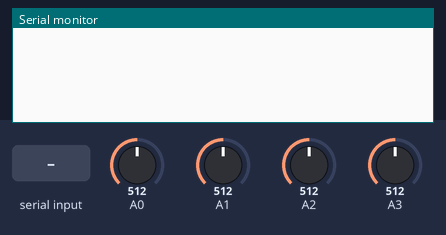
A sketch run on a simulated Arduino Leonardo, built with avr-gcc and run on an emulated ATmega32U4. Shown: the last lines printed to the serial monitor. The test bench sets the inputs (shaded band); at power-on: A0 = 512, A1 = 512, A2 = 512, A3 = 512. USB keyboard and mouse output is not drawn.

Above: at 1.2 s.
1.3 s: "90,45\n" received over Serial
At 2.5 s:
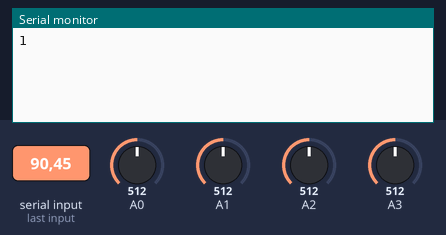
2.8 s: "30,150\n" received over Serial
At 4.1 s:
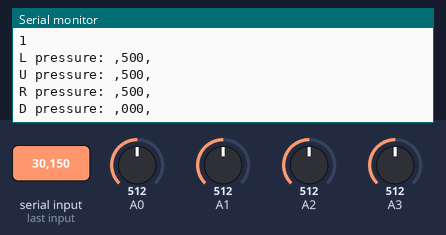

Measured:
- after the input at 1.3 s, the serial monitor: prints a new line at once (image 1)
- after the input at 2.8 s, the serial monitor: prints a new line at once (image 2)

The sketch:

original-improved_right.ino
```cpp
/*For more information see www.ladyada.net/learn/sensors/fsr.html */


#define BASE_PRESSURE  0

#define LEFT_PRESSURE  500
#define DOWN_PRESSURE  500
#define RIGHT_PRESSURE 500
#define UP_PRESSURE    500

#include <Keyboard.h>

int fsrAnalogPin = 0; // FSR is connected to analog 0
int LURD_pins[4] = {1, 0, 2, 3};
int LURD_Values[4] = {0, 0, 0, 0};
int LURD_State[4] = {0, 0, 0, 0};
int LURD_pressures[4] = {LEFT_PRESSURE, UP_PRESSURE, RIGHT_PRESSURE, DOWN_PRESSURE};
int oldValueWeight = 1;
float releaseMultiplier = 0.9f;

char LURD_Keys[5] = "hjlk";
const unsigned int MAX_INPUT = 50;
void setup(void) {
  Serial.begin(9600);

  Keyboard.begin();
}

// process data after null terminator is received
void process_data (char * data)
  {

  //do some string parsing
  data[4]=0;
  char index = data[0]-48;
  //pad side query (9) or set pressures (0-3)???
  if (index == 9) {
	  //I'm right!
	  Serial.println('1');
  } else {
	if (index < 5)
	{
	LURD_pressures[index] = atoi((const char *)&(data[1]));
	}
	Serial.print("L pressure: ,");
	if (LURD_pressures[0] < 100)
	{
	  Serial.print("0");
	}
	if (LURD_pressures[0] < 10)
	{
	  Serial.print("0");
	}
	Serial.print(LURD_pressures[0]);
	Serial.println(",");
	Serial.print("U pressure: ,");
	if (LURD_pressures[1] < 100)
	{
	  Serial.print("0");
	}
	if (LURD_pressures[1] < 10)
	{
	  Serial.print("0");
	}
	Serial.print(LURD_pressures[1]);
	Serial.println(",");
	Serial.print("R pressure: ,");
	if (LURD_pressures[2] < 100)
	{
	  Serial.print("0");
	}
	if (LURD_pressures[2] < 10)
	{
	  Serial.print("0");
	}
	Serial.print(LURD_pressures[2]);
	Serial.println(",");
	Serial.print("D pressure: ,");
	if (LURD_pressures[3] < 100)
	{
	  Serial.print("0");
	}
	if (LURD_pressures[3] < 10)
	{
	  Serial.print("0");
	}
	Serial.print(LURD_pressures[3]);
	Serial.println(",");
	Serial.println("");
  }
}

void processIncomingByte (const byte inByte)
{
  static char input_line [MAX_INPUT];
  static unsigned int input_pos = 0;

  switch (inByte)
  {

    case '\n':   // end of text
      input_line [input_pos] = 0;  //null terminator

      process_data (input_line);

      input_pos = 0;
      break;

    case '\r':   // discard carriage return
      break;

    default:
      if (input_pos < (MAX_INPUT - 1))
        input_line [input_pos++] = inByte;
      break;

  }
}


int counter = 0;
void loop(void) {

 counter = (counter+1)%10;
 if (counter == 0)
 {
   if (Serial.available() > 0)
   {
     processIncomingByte(Serial.read());
   }
 }

//Serial.println(analogRead(1));
 for (int i = 0; i < 4; i++)
 {
    LURD_Values[i] = (LURD_Values[i] * oldValueWeight + analogRead(LURD_pins[i])) / (oldValueWeight + 1);
    int borderValue = (LURD_pressures[i] + BASE_PRESSURE);
     if (LURD_Values[i] > borderValue)
     {
      if (LURD_State[i] == 0)
      {
        Keyboard.press(LURD_Keys[i]);
        LURD_State[i] = 1;
      }
     }
     else
     {
      if (LURD_State[i] == 1 && LURD_Values[i] < borderValue * releaseMultiplier)
      {
        Keyboard.release(LURD_Keys[i]);
        LURD_State[i] = 0;
      }
     }
 }

 /* if(counter % 10 == 0) {
    int fsrReading = analogRead(0);
    Serial.print(fsrReading);
    Serial.print(";");
    fsrReading = analogRead(1);
    Serial.print(fsrReading);
    Serial.print(";");

    fsrReading = analogRead(2);
    Serial.print(fsrReading);
    Serial.print(";");

    fsrReading = analogRead(3);
    Serial.print(fsrReading);
    Serial.println(";");
  }*/
}
```
